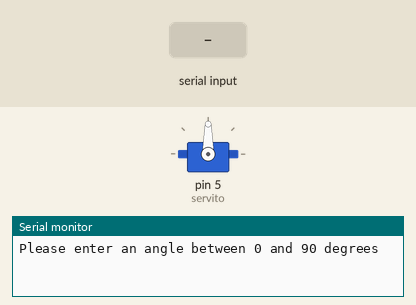
This sketch was run on a simulated Arduino Uno, built with avr-gcc and run on an emulated ATmega328P. Shown: servo, the last lines printed to the serial monitor. The test bench sets the inputs (shaded band).

Above: at 1.2 s.
1.3 s: "5\n" received over Serial
At 2.9 s:
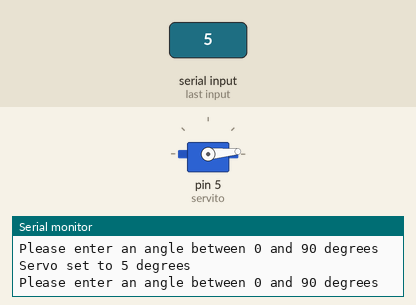
3.8 s: "200\n" received over Serial
At 6.0 s:
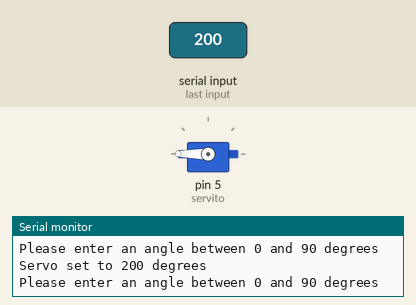
6.3 s: "90\n" received over Serial
At 8.2 s:
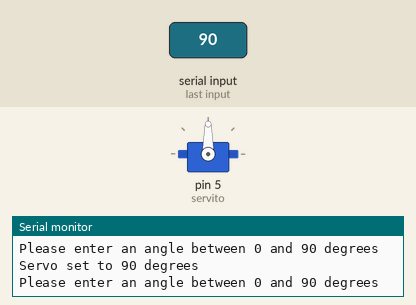
Timing chart, 0 to 9.7 s (numbered marks = the images above; inputs shaded):
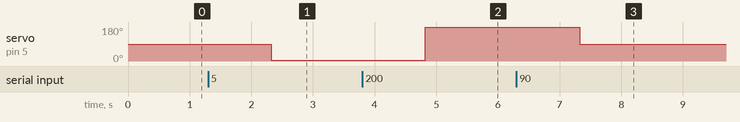

Measured:
- after the input at 1.3 s, servo on pin 5 (servito): 90° → 5° after 1.0 s
- after the input at 3.8 s, servo on pin 5 (servito): 5° → 180° after 1.0 s
- after the input at 6.3 s, servo on pin 5 (servito): 180° → 90° after 1.0 s

The sketch:

SG90_Servo_Placitech_Example.ino
```cpp
/*  Author: PLACITECH. DIY and Funny videos!
 *
 *  Tiktok: @placitech
 *  Instagram: @placitech_
 *  YouTube: PLACITECH
 *
 *  Use this code to learn the basics of 180 degrees servo motors. In this
 *  example you will rotate the motor by sending the desired angle via the
 *  serial monitor. Remember that the angle must be between 0 and 180 degrees.
 *
 *  The microcontroller I used for this example is an Arduino Nano, but you
 *  can use any Micro that you have, like the Arduino UNO or MEGA.
 *
*/

// This library should already be installed with the Arduino IDE
#include <Servo.h>

// Declare servo
Servo servito;

// Create an empty list. We'll use this to store the values
// sent via the serial monitor
int ang[2] = {};


void setup() {
  Serial.begin(9600);
  servito.attach(5);
  servito.write(90); // Set the initial position of the servo to 90 degrees
}


void loop() {
  // Wait for angle
  Serial.println("Please enter an angle between 0 and 90 degrees");
  while (!Serial.available()){
    delay(10);
  }

  // Store the angle in the list. Since the serial monitor sends a "0" after the data has
  // been transfered, we'll store it in the list but we won't use it.
  int i = 0;
  while (Serial.available()){
    ang[i] = Serial.parseInt();
    i++;
    delay(10);
  }

  // Rotate servo
  servito.write(ang[0]);

  Serial.println("Servo set to " + String(ang[0]) + " degrees");
  Serial.println();
}
```
